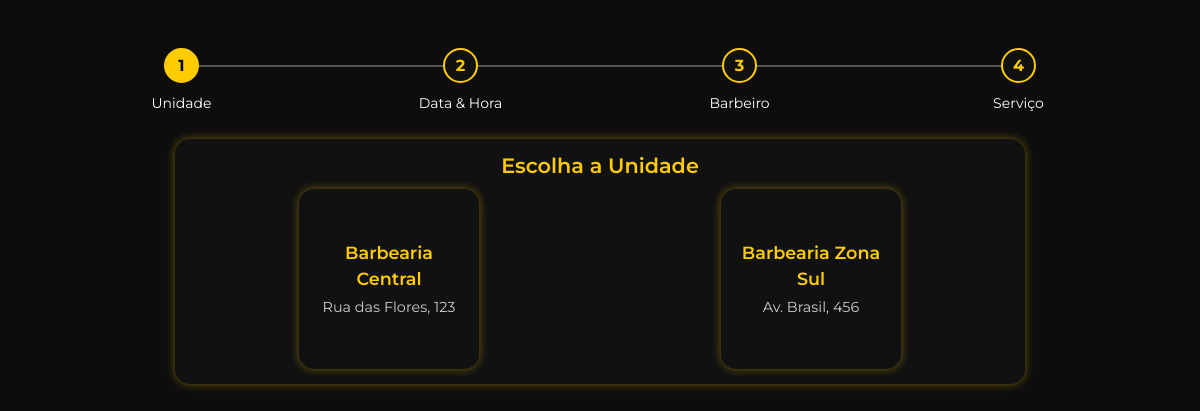
The app's page /agendamento.php with its own data.
### tables this page shows
CREATE TABLE IF NOT EXISTS `Unidade` (
  `idUnidade` INT NOT NULL AUTO_INCREMENT,
  `endereco` VARCHAR(100) NOT NULL,
  `cidade` VARCHAR(45) NOT NULL,
  `estado` VARCHAR(45) NOT NULL,
  `cep` VARCHAR(10) NOT NULL,
  `nomeUnidade` VARCHAR(45) NOT NULL,
  PRIMARY KEY (`idUnidade`));

### agendamento.php (the view, shortened to what this page needs)
<?php
$bd = new Banco();
$conn = $bd->getConexao();
$unidades = [];
$resUnidades = $conn->query("SELECT idUnidade, nomeUnidade, endereco FROM Unidade");
while($row = $resUnidades->fetch_assoc()) {
  $unidades[] = $row;
}
?>
<!DOCTYPE html>
<html lang="pt-br">
<head>
<link href="https://cdn.jsdelivr.net/npm/bootstrap@5.3.2/dist/css/bootstrap.min.css" rel="stylesheet">
<link rel="stylesheet" href="https://cdn.jsdelivr.net/npm/bootstrap-icons@1.11.1/font/bootstrap-icons.css">
<link rel="stylesheet" href="agendamento.css">
</head>
<body class="container py-5">
<div class="progress-container mb-4">
  <div class="step active" id="step1"><div class="circle">1</div><small>Unidade</small></div>
  <div class="step" id="step2"><div class="circle">2</div><small>Data & Hora</small></div>
  <div class="step" id="step3"><div class="circle">3</div><small>Barbeiro</small></div>
  <div class="step" id="step4"><div class="circle">4</div><small>Serviço</small></div>
</div>
<div id="step-content">
  <div class="card-custom step-card" data-step="1">
    <h5>Escolha a Unidade</h5>
    <div class="d-flex gap-4 justify-content-center flex-wrap">
      <?php foreach($unidades as $unidade): ?>
        <div class="card-custom unit-btn" onclick="selectUnit(<?= $unidade['idUnidade'] ?>, this)">
          <span class="unit-name"><?= htmlspecialchars($unidade['nomeUnidade']) ?></span>
          <span class="unit-address"><?= htmlspecialchars($unidade['endereco']) ?></span>
        </div>
      <?php endforeach; ?>
    </div>
  </div>
</div>
</body>
</html>

### agendamento.css (style rules this page uses)
body { background-color: #0d0d0d; color: white; font-family: 'Montserrat', sans-serif; }
.step-card { max-width: 850px; margin: 0 auto; }
.card-custom { background-color: #111; border-radius: 15px; padding: 15px; box-shadow: 0 0 10px rgba(255,204,0,0.4); margin-bottom: 20px; text-align: center; cursor: pointer; transition: all 0.3s ease; }
.card-custom h5 { color: #ffcc00; font-weight: 600; margin-bottom: 10px; font-size: 1.3rem; }
.unit-name { font-weight: 600; font-size: 1.1rem; }
.unit-address { font-size: 0.9rem; color: #ccc; margin-top: 4px; }
.progress-container { display: flex; justify-content: space-between; margin-bottom: 30px; }
.step { text-align: center; flex: 1; position: relative; }
.step .circle { width: 35px; height: 35px; border-radius: 50%; background: #111; border: 2px solid #ffcc00; color: #ffcc00; display: flex; align-items: center; justify-content: center; margin: 0 auto 8px; font-size: 1rem; font-weight: bold; transition: 0.3s; }
.step.active .circle, .step.completed .circle { background: #ffcc00; color: black; }
.step::after { content: ""; position: absolute; top: 17px; left: 50%; width: 100%; height: 2px; background: #555; z-index: -1; }
.step:last-child::after { display: none; }
.unit-btn { width: 180px; height: 180px; color: #ffcc00 ; display: flex; flex-direction: column; align-items: center; justify-content: center; font-size: 1.2rem; margin: 0 auto; }

### records on screen
unidade: nomeUnidade "Barbearia Central", endereco "Rua das Flores, 123"
unidade: nomeUnidade "Barbearia Zona Sul", endereco "Av. Brasil, 456"
